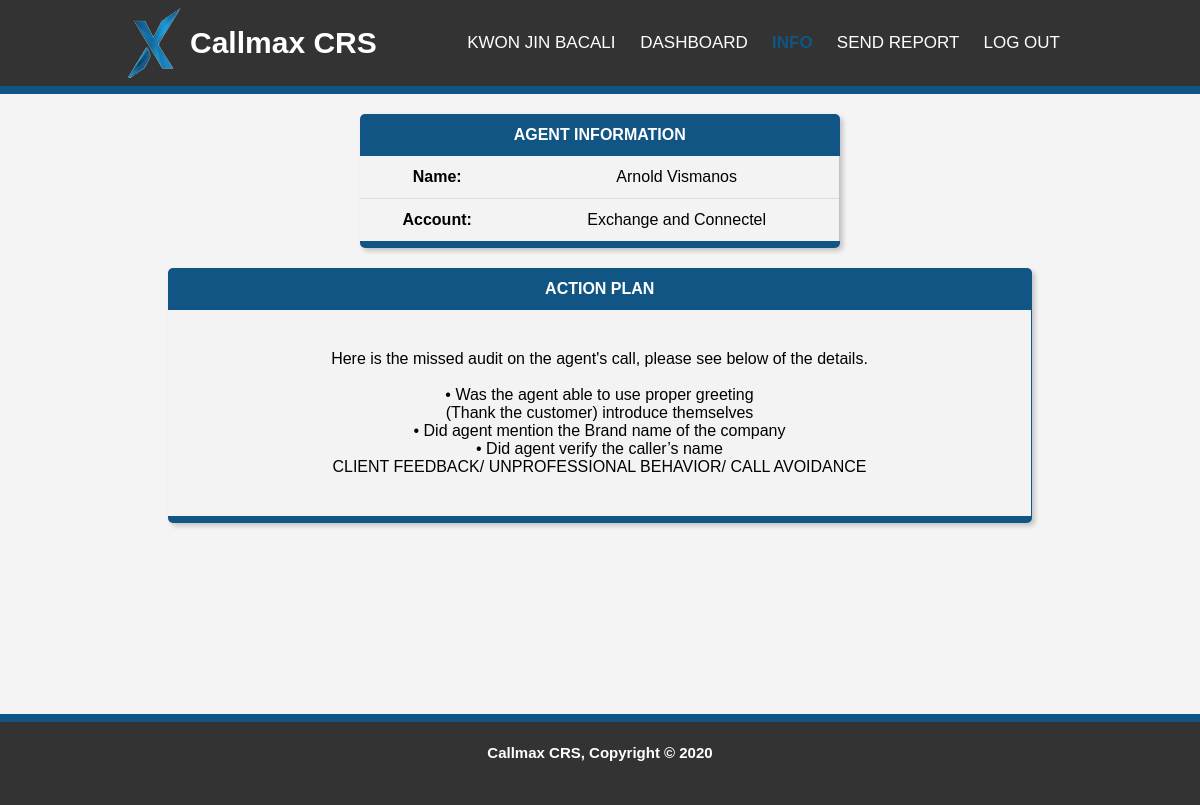
The page /QAV/info.php?n=70 (signed in) on the database its author committed.
### tables this page shows
CREATE TABLE `agent_reports` (
  `id` int(11) NOT NULL,
  `report_id` int(11) DEFAULT NULL,
  `agent` varchar(255) DEFAULT NULL,
  `account` varchar(255) DEFAULT NULL,
  `report_type` varchar(255) DEFAULT NULL,
  `date_issued` date DEFAULT NULL,
  `coaching_date` date DEFAULT NULL,
  `acknowledge_date` date DEFAULT NULL,
  `status` varchar(255) DEFAULT NULL,
  `root_cause` longtext DEFAULT NULL,
  `action_plan` longtext DEFAULT NULL,
  `team_leader` varchar(255) DEFAULT NULL
);

CREATE TABLE `qa_record` (
  `id` int(11) NOT NULL,
  `report_id` int(11) NOT NULL,
  `agent` varchar(255) NOT NULL,
  `account` varchar(255) NOT NULL,
  `minor` int(11) NOT NULL,
  `major` int(11) NOT NULL,
  `total_deduction` int(11) NOT NULL,
  `qa` varchar(255) NOT NULL,
  `date` date NOT NULL,
  `error_items` text NOT NULL,
  `suggestion` text NOT NULL
);

### text/text.php (called while the page is built, shortened)
<?php
$text['header'] = 'Callmax CRS';
$text['signup'] = 'Sign up';
$text['login'] = 'Login';
$text['send-report'] = 'Send Report';
$text['logout'] = 'log out';
$text['dashboard'] = 'dashboard';
$text['info'] = 'Info';
$text['ack-link'] = 'Acknowledgement Link';
$text['welcome-title'] = ''.$text['header'].' | Welcome';
$text['login-welcome'] = 'Welcome!';
$text['username'] = 'Username';
$text['password'] = 'Password';
$text['forgot-password'] = 'Forgot password?';
$text['no-account'] = 'Don\'t have an account?';
$text['freepik'] = 'Designed by Freepik';
$text['reg-title'] = ''.$text['header'].' | Sign Up';
$text['register-head'] = 'Registration';
$text['firstname'] = 'First Name';
$text['lastname'] = 'Last Name';
$text['email'] = 'Email';
$text['email-add'] = 'Email Address';
$text['cpassword'] = 'Confirm Password';
$text['position'] = 'Position';
$text['choose-pos'] = 'Choose Position';
$text['qav'] = 'Quality Analyst - Voice';
$text['qan'] = 'Quality Analyst - Non-Voice';
$text['hr'] = 'Human Resources';
$text['tl'] = 'Team Leader';
$text['am'] = 'Account Manager';
$text['mis'] = 'MIS';
$text['kpi'] = 'KPI';
$text['accounts'] = 'Accounts';
$text['minus'] = '-';
$text['plus'] = '+';
$text['add-account'] = 'Add Account';
$text['yes-account'] = 'Already have an account?';
$text['login-here'] = 'Login Here';
$text['reg-success'] = 'Registration Successful';
$text['reg-failed'] = 'Registration Failed, Please check the availability of registration';
$text['click-login-here'] = 'Click here to login';
$text['acccess-denied'] = 'Access Denied';
$text['click-here'] = 'Click here';
$text['reg-again'] = 'Click here to register again';
$text['dashboard-title'] = ''.$text['header'].' | Dashboard';
$text['name'] = 'Name';
$text['account'] = 'Account';
$text['status'] = 'Status';
$text['search'] = 'Search';
$text['agentname'] = 'Agent Name';
$text['report-type'] = 'Type of Report';
$text['date-issued'] = 'Date Issued';
$text['sendreport-title'] = ''.$text['header'].' | Send Report';
$text['coaching-form'] = 'Coaching Form';
$text['select-name'] = 'Select Name';
$text['select-account'] = 'Select Account';
$text['choose-issue'] = 'Choose Issue';
$text['issue'] = 'Issue';
$text['knowledge'] = 'Knowledge';
$text['attitude'] = 'Attitude';
$text['skill'] = 'Skill';

### QAV/info.php (the view, shortened to what this page needs)
<?php include ('../text/text.php'); ?>
<html>
    <head>
        <link rel="stylesheet" type="text/css" href="../css/html-style.css">
    </head>
    <body>
    	<?php
    require('../connection.php');
    if (isset($_SESSION['name'])) {
        if ($_SESSION['demerits']=='QAV' || $_SESSION['demerits']=='SUPERADMIN') {
        	$n = $_GET['n'];
    ?>
    <header>
        <div class="container">
          <div class="heading">
            <div id="branding">
              <img src="../img/favicon.png" alt="logo" />  <h1> <?php echo $text['header'];?></h1>
            </div>
            <div class="menu">
              <nav>
                <ul>
                  <li><a href=""><?php echo $_SESSION['name']; ?> </a></li>
                  <li><a href='reports.php'><?php echo $text['dashboard']; ?></a></li>
                  <li class="current"><a href=""><?php echo $text['info']; ?></a></li>
                  <li><a href='sendReport.php'><?php echo $text['send-report']; ?></a></li>
                  <li><a href='../logout.php?logout' onclick="return confirm('Are you sure you want to logout?')"><?php echo $text['logout']; ?></a></li>
                </ul>
              </nav>
            </div>
          </div>
        </div>
    </header>
  <div class="container">
    <div class="infoContainer">
                <div class="agentInfobox">
                  <table class="agentInfo">
                    <thead>
                      <tr>
                        <th colspan="2"><?php echo $text['agent-info']; ?></th>
                      </tr>
                    </thead>
                    <tbody>
                      <?php
                      $query1 = "SELECT * FROM agent_reports WHERE id=".$n;
                      $result1 = mysqli_query($connection, $query1);
                      if (mysqli_num_rows($result1) > 0) {
                        while ( $row = mysqli_fetch_assoc($result1)) {
                          ?>
                          <tr>
                            <th><?php echo $text['name']; ?>:</th>
                            <td><?php echo $row['agent']; ?></td>
                          </tr>
                          <tr>
                            <th><?php echo $text['account']; ?>: </th>
                            <td><?php echo $row['account']; ?></td>
                          </tr>
                          <?php
                        }
                      }
                      ?>
                    </tbody>
                  </table>
                </div>
                <div class="actionplanbox">
                  <table class="actionplan">
                      <thead>
                          <tr>
                            <th><?php echo $text['action-plan']; ?></th>
                          </tr>
                      </thead>
                      <tbody>
                  <?php
                      $query = "SELECT * FROM qa_record WHERE report_id = ".$n;
                              $result = mysqli_query($connection, $query);
                          if (mysqli_num_rows($result) > 0) {
                              while ( $row = mysqli_fetch_assoc($result)) {
                                ?>
                              <td style=" height: 100px; text-align: center;">
                                    Here is the missed audit on the agent's call, please see below of the details.<br/><br/>
                                    <?php echo str_replace(",","<br/>",$row['error_items']); ?>
                              </td>
                          <?php
                          }
                      } ?>
                      </tbody>
                  </table>
              </div>
    </div>
  </div>
    <?php
        }else{
            header("location:../error/error.php");
        }
    }else{
        header("location:../index.php?e=Please Log in");
    }
?>
<footer>
     <h4><?php echo $text['footer']; ?></h4>
</footer>
</body>
</html>

### css/html-style.css (style rules this page uses)
:root { --primary-color: #115584; --bg-color: #f4f4f4; --dark-grey: #333; --orange: #f56101; --green: #00aa00; --yellow: #ffc530; --shadow-color: 3px 3px 5px 0 rgba(0, 0, 0, 0.2); }
body { padding: 0; margin: 0; background-color: var(--bg-color); font: 15px/1.5 Arial, Helvetica, sans-serif; }
a { text-decoration: none; color: var(--primary-color); transition: all 250ms ease; transition-property: all; transition-duration: 250ms; transition-timing-function: ease; transition-delay: 0s; }
.container { width: 80%; margin: auto; overflow: hidden; }
.heading { width: 100%; margin: auto; display: grid; grid-template-columns: 1fr 1fr; }
header { width: 100%; background-color: var(--dark-grey); color: #fff; border-bottom: var(--primary-color) solid 8px; }
.heading #branding { display: flex; justify-content: left; align-items: center; white-space: nowrap; }
.heading #branding img { width: 70px; }
.heading a { color: #fff; text-decoration: none; text-transform: uppercase; font-size: 17px; }
.heading nav { right: 0; padding: 15px 10px; }
.heading li { display: inline; padding: 10px 10px; white-space: nowrap; transition: all 250ms ease; }
.heading ul { text-align: right; white-space: nowrap; }
.heading .current a { color: var(--primary-color); font-weight: bold; }
.heading .menu { transition: all 250ms ease; }
.agentInfo { border-collapse: collapse; padding: 10px; width: 50%; margin: auto; margin-top: 20px; border-radius: 5px; background-color: #f3f3f3; box-shadow: var(--shadow-color); overflow: hidden; }
.agentInfo th, .agentInfo td { padding: 12px 15px; text-align: center; }
.agentInfo thead { position: sticky; top: 0; background-color: #115584; color: #ffffff; text-transform: uppercase; }
.agentInfo tbody tr { border-bottom: #dddddd 1px solid; background: #f3f3f3; }
.agentInfo td { border-right: #c2c2c2 1px solid; }
.agentInfo tbody tr:last-of-type { border-bottom: var(--primary-color) 7px solid; }
.actionplan { border-collapse: collapse; width: 90%; margin: auto; margin-top: 20px; border-radius: 5px; background-color: #f3f3f3; box-shadow: var(--shadow-color); overflow: hidden; }
.actionplan thead tr th { text-align: center; text-transform: uppercase; color: #fff; background: var(--primary-color); padding: 12px 15px; }
.actionplan tbody tr td { border-right: var(--primary-color) 1px solid; padding: 40px; }
.actionplanbox { display: flex; flex-direction: column; justify-content: center; align-items: center; text-align: center; width: 100%; margin: auto; }
.infoContainer { width: 100%; margin: auto; min-height: calc(97vh - 85.19px - 89.88px); }
footer { padding-bottom: 20px; text-align: center; border-top: var(--primary-color) solid 8px; background-color: var(--dark-grey); color: #fff; }

### rows shown on the page
agent_reports: agent "Arnold Vismanos", account "Exchange and Connectel"
qa_record: error_items "• Was the agent able to use proper greeting (Thank the customer) introduce themselves • Did agent mention the Brand name of the company • Did agent verify the caller’s name CLIENT FEEDBACK/ UNPROFESSIONAL BEHAVIOR/ CALL AVOIDANCE"

### other values the page prints
$text['header'] "Callmax CRS"
$_SESSION['name'] "KWON JIN BACALI"
$text['dashboard'] "DASHBOARD"
$text['info'] "INFO"
$text['send-report'] "SEND REPORT"
$text['logout'] "LOG OUT"
$text['agent-info'] "AGENT INFORMATION"
$text['action-plan'] "ACTION PLAN"
$text['footer'] "Callmax CRS, Copyright © 2020"
